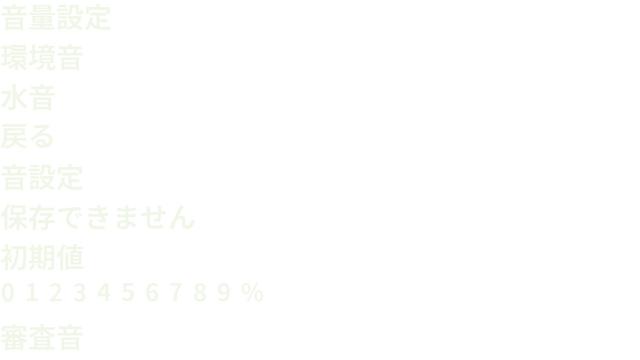
#> input picture project/Resources/title/audio_settings.png, 640 x 360 px
$ python title_audio_settings_asset_test.py
#> lines starting #> are read from the running program, lines starting #| are printed output that depends on the picture
from pathlib import Path
import xml.etree.ElementTree as ET
from PIL import Image

ROOT = Path(__file__).resolve().parents[2]
with Image.open(ROOT / "project/Resources/title/audio_settings.png") as asset:
#> asset is the input picture: PIL image 640x360 RGBA; mean R, G, B, A 18.1, 18.6, 17.5, 10.4
    image = asset.convert("RGBA")
assert image.size == (640,360)
assert any(0 < a < 255 for a in image.getchannel("A").tobytes())
low = image.resize((320,180),Image.Resampling.NEAREST)
assert low.resize(image.size,Image.Resampling.NEAREST).tobytes() != image.tobytes()
widths = [280,176,176,92,140,280,140]
for row, width in enumerate(widths):
    alpha = image.getchannel("A").crop((0,row*40,640,(row+1)*40))
    bounds = alpha.getbbox()
    assert bounds and bounds[2] <= width and bounds[3] < 40, (row,bounds)
#> this loop made 7 passes
#> bounds on passes 1 to 7: (0, 1, 113, 33), (0, 1, 85, 33), (0, 1, 57, 33), (0, 1, 55, 31), (0, 1, 85, 33), (0, 2, 197, 33), (0, 1, 86, 33)
#> pass 1, `alpha = image.getchannel("A").crop((0,row*40,640,(row+1)*40))`:
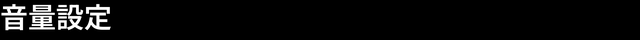
#> alpha: PIL image 640x40 L; min 0, max 255, mean 13.3
#> pass 2, `alpha = image.getchannel("A").crop((0,row*40,640,(row+1)*40))`:
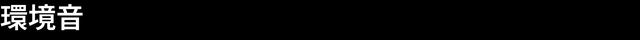
#> alpha: PIL image 640x40 L; min 0, max 255, mean 10.3
#> pass 3, `alpha = image.getchannel("A").crop((0,row*40,640,(row+1)*40))`:
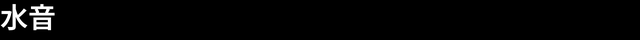
#> alpha: PIL image 640x40 L; min 0, max 255, mean 5.8
for glyph in range(11):
    assert image.getchannel("A").crop((glyph*24,280,(glyph+1)*24,312)).getbbox()
judging = image.getchannel("A").crop((0,320,640,360)).getbbox()
#> judging = (0, 1, 85, 33)
assert judging and judging[2] <= 176 and judging[3] < 40
ns = {"m":"http://schemas.microsoft.com/developer/msbuild/2003"}
required = [
    "application\\title\\TitleAudioSettingsSystem.cpp",
    "application\\title\\TitleAudioSettingsSystem.h",
    "application\\title\\TitleAudioSettingsView.cpp",
    "application\\title\\TitleAudioSettingsView.h",
    "application\\title\\TitleAudioSettingsLayout.h",
    "Resources\\title\\audio_settings.png",
]
for name in ("CG2_00_01.vcxproj","CG2_00_01.vcxproj.filters"):
#> (the run stopped early here; a loop or call above may not have finished)
